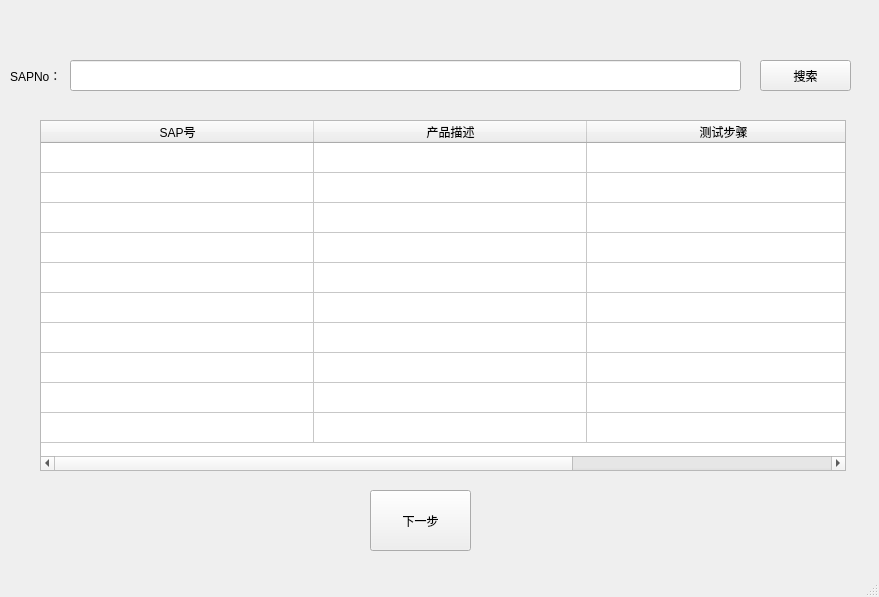
<?xml version="1.0" encoding="UTF-8"?>
<ui version="4.0">
 <class>workpg</class>
 <widget class="QMainWindow" name="workpg">
  <property name="geometry">
   <rect>
    <x>0</x>
    <y>0</y>
    <width>879</width>
    <height>597</height>
   </rect>
  </property>
  <property name="windowTitle">
   <string>MainWindow</string>
  </property>
  <property name="styleSheet">
   <string notr="true">QMainWindow{
	color: blue
	}</string>
  </property>
  <widget class="QWidget" name="centralwidget">
   <widget class="QLabel" name="label">
    <property name="geometry">
     <rect>
      <x>10</x>
      <y>60</y>
      <width>51</width>
      <height>31</height>
     </rect>
    </property>
    <property name="text">
     <string>SAPNo：</string>
    </property>
   </widget>
   <widget class="QLineEdit" name="SAPID">
    <property name="enabled">
     <bool>true</bool>
    </property>
    <property name="geometry">
     <rect>
      <x>70</x>
      <y>60</y>
      <width>671</width>
      <height>31</height>
     </rect>
    </property>
   </widget>
   <widget class="QPushButton" name="seachBtn">
    <property name="geometry">
     <rect>
      <x>760</x>
      <y>60</y>
      <width>91</width>
      <height>31</height>
     </rect>
    </property>
    <property name="text">
     <string>搜索</string>
    </property>
   </widget>
   <widget class="QTableWidget" name="taskTable">
    <property name="enabled">
     <bool>true</bool>
    </property>
    <property name="geometry">
     <rect>
      <x>40</x>
      <y>120</y>
      <width>806</width>
      <height>351</height>
     </rect>
    </property>
    <property name="minimumSize">
     <size>
      <width>806</width>
      <height>0</height>
     </size>
    </property>
    <property name="horizontalScrollBarPolicy">
     <enum>Qt::ScrollBarAsNeeded</enum>
    </property>
    <property name="sizeAdjustPolicy">
     <enum>QAbstractScrollArea::AdjustToContents</enum>
    </property>
    <property name="editTriggers">
     <set>QAbstractItemView::NoEditTriggers</set>
    </property>
    <property name="sortingEnabled">
     <bool>true</bool>
    </property>
    <property name="rowCount">
     <number>10</number>
    </property>
    <attribute name="horizontalHeaderVisible">
     <bool>true</bool>
    </attribute>
    <attribute name="horizontalHeaderCascadingSectionResizes">
     <bool>true</bool>
    </attribute>
    <attribute name="horizontalHeaderDefaultSectionSize">
     <number>273</number>
    </attribute>
    <attribute name="horizontalHeaderHighlightSections">
     <bool>true</bool>
    </attribute>
    <attribute name="horizontalHeaderMinimumSectionSize">
     <number>50</number>
    </attribute>
    <attribute name="verticalHeaderVisible">
     <bool>false</bool>
    </attribute>
    <row/>
    <row/>
    <row/>
    <row/>
    <row/>
    <row/>
    <row/>
    <row/>
    <row/>
    <row/>
    <column>
     <property name="text">
      <string>SAP号</string>
     </property>
     <property name="textAlignment">
      <set>AlignCenter</set>
     </property>
    </column>
    <column>
     <property name="text">
      <string>产品描述</string>
     </property>
     <property name="textAlignment">
      <set>AlignCenter</set>
     </property>
    </column>
    <column>
     <property name="text">
      <string>测试步骤</string>
     </property>
     <property name="textAlignment">
      <set>AlignCenter</set>
     </property>
    </column>
   </widget>
   <widget class="QPushButton" name="nextbtn">
    <property name="geometry">
     <rect>
      <x>370</x>
      <y>490</y>
      <width>101</width>
      <height>61</height>
     </rect>
    </property>
    <property name="baseSize">
     <size>
      <width>10</width>
      <height>10</height>
     </size>
    </property>
    <property name="text">
     <string>下一步</string>
    </property>
    <property name="iconSize">
     <size>
      <width>10</width>
      <height>10</height>
     </size>
    </property>
    <property name="autoDefault">
     <bool>false</bool>
    </property>
   </widget>
  </widget>
  <widget class="QStatusBar" name="statusbar"/>
 </widget>
 <resources/>
 <connections/>
</ui>
